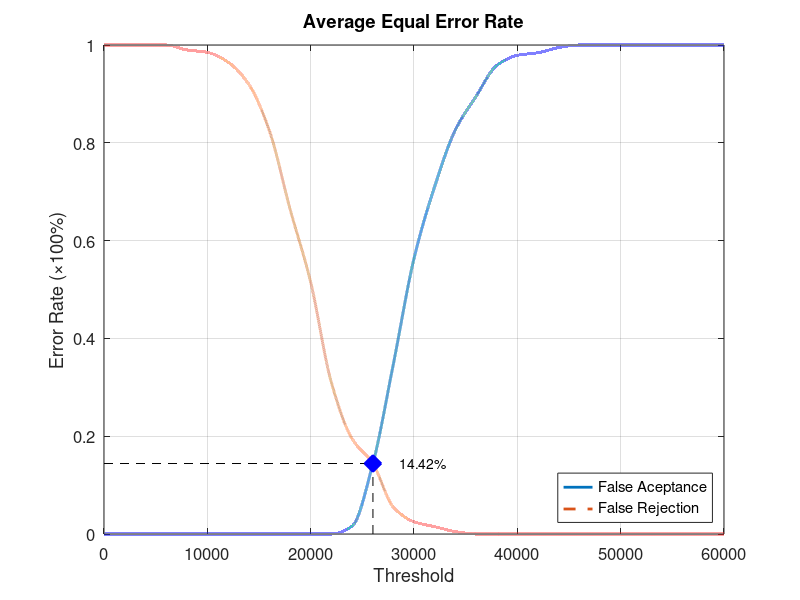
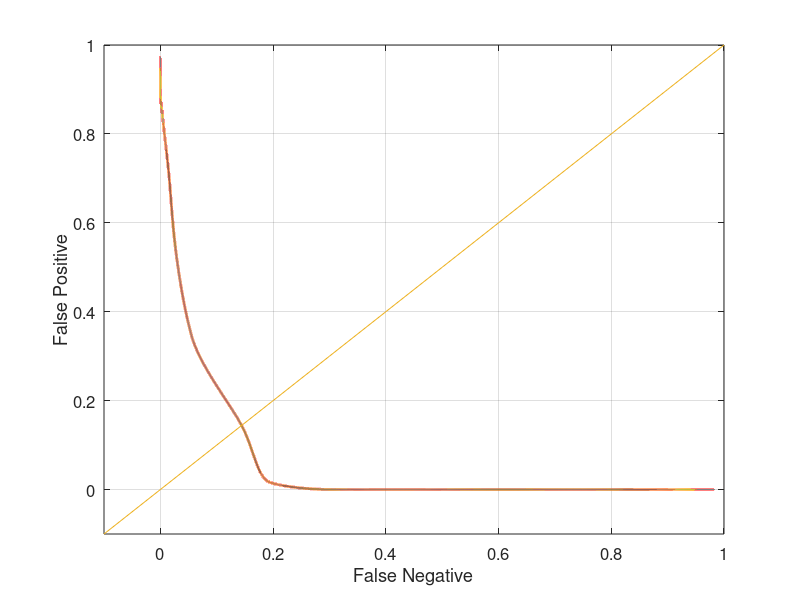

Write MATLAB code to recreate these figures, in order.
function yEER = Database2_3
close all;
clear;
clc;
x = 0:2000:60000;
xq = 0:0.5:60000;

y0 = [0 0 0 0 0 0 0 0 0 0 0 0 0.0157895 0.142105 0.347368 0.563158 0.710526 0.826316 0.894737 0.957895 0.978947 0.984211 0.994737 1 1 1 1 1 1 1 1];
yy0 = interp1(x, y0, xq, 'pchip');
y1 = [1 1 1 1 0.99 0.985 0.965 0.92 0.825 0.665 0.515 0.31 0.195 0.145 0.055 0.025 0.015 0.005 0 0 0 0 0 0 0 0 0 0 0 0 0];
yy1 = interp1(x, y1, xq, 'pchip');

% Calculating EER: 
y2 = abs(y0 - y1);
find(y2 == min(y2))
yy2 = abs(yy0 - yy1);
xEER = find(yy2 == min(yy2));
xEERIndex = xq(xEER) % X-axis EER
yEER = yy0(xEER) % Y-axis EER

main = figure
plot(xq, yy0,'-','LineWidth', 2);	hold on
plot(xq, yy1,'--','LineWidth', 2);	hold on
plot([xEERIndex xEERIndex], [0 yEER], 'k--');	hold on
plot([0 xEERIndex], [yEER yEER], 'k--');	hold on
plot(xEERIndex, yEER, 'bx', 'LineWidth', 10);	hold on
text(xEERIndex + 10 * xEERIndex / 100, yEER, [num2str(round((10000 * yEER)) / 100) '%'])
legend('False Aceptance', 'False Rejection', 'Location', 'SouthEast')
xlabel('Threshold')
ylabel('Error Rate (\times100%)')
title('Average Equal Error Rate')
set(gca, 'FontSize', 12)
axis([0 60000 0 1])
grid on

print(main, 'Database2_3Main', '-dpng');
FNRxFPR = figure('Color', [1 1 1]);
plot(yy1, yy0, '-', yy1, yy0, 'LineWidth', 2);
hold on
y = -0.1:0.1:1
plot(y, y); 
set(gca, 'FontSize', 12)
xlabel('False Negative')
ylabel('False Positive')
axis([-0.1 1 -0.1 1])
set(gca, 'FontSize', 12)
grid on

print(FNRxFPR, 'Database2_3FNRxFPR','-dpng');
end
